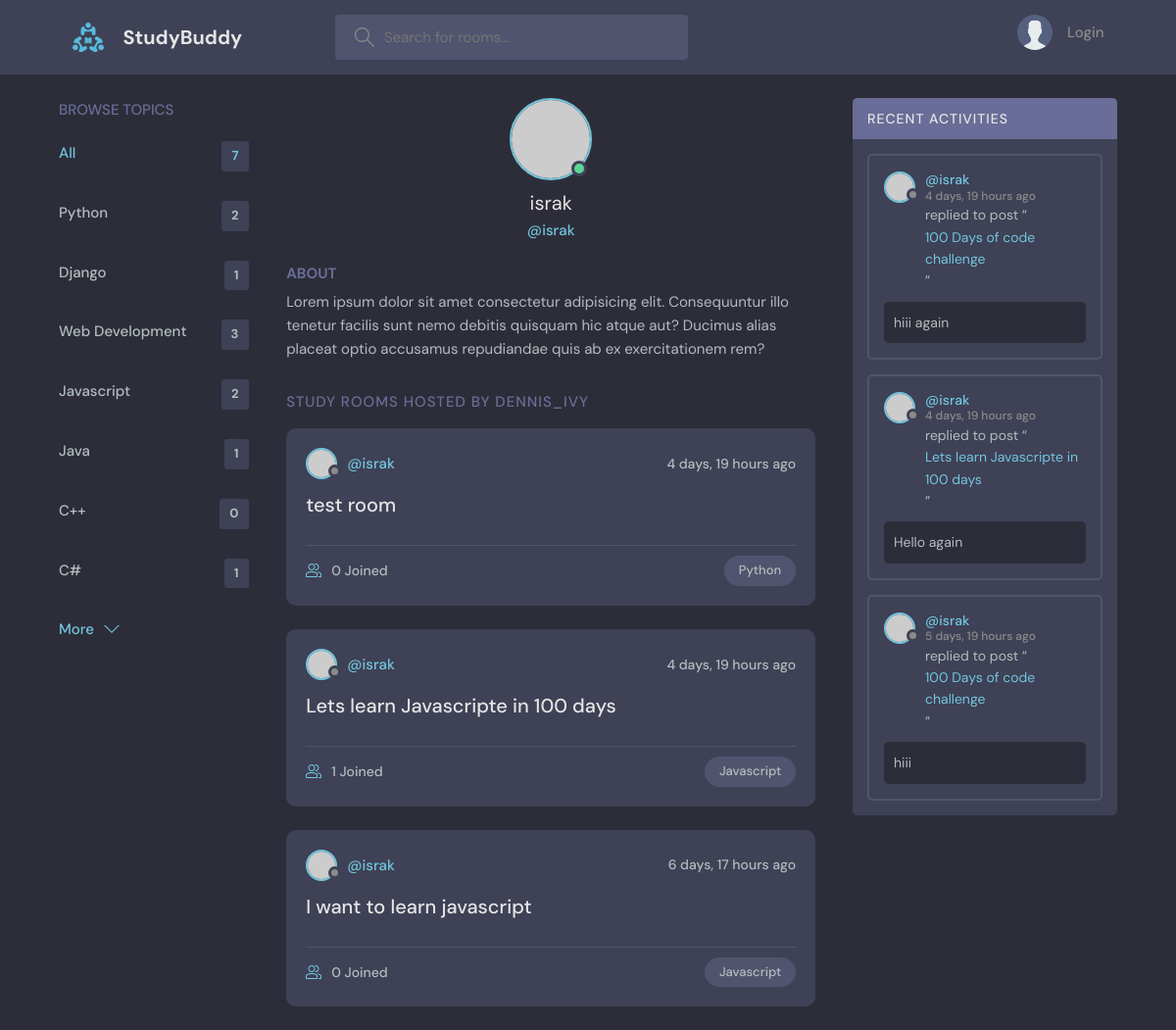
Screenshot of /profile/3/ with the database file from the repository.
### base/models.py (models this page shows, shortened)
class Topic(models.Model):
    name = models.CharField(max_length=200)

class Room(models.Model):
    host = models.ForeignKey(User, on_delete=models.SET_NULL, null=True)
    topic = models.ForeignKey(Topic, on_delete=models.SET_NULL, null=True)
    name = models.CharField(max_length=200)
    description = models.TextField(null=True, blank=True)
    participants = models.ManyToManyField(
        User, related_name='participants', blank=True)
    updated = models.DateTimeField(auto_now=True)
    created = models.DateTimeField(auto_now_add=True)
    class Meta:
        ordering = ['-updated', '-created']
    def __str__(self):
        return self.name

class Message(models.Model):
    user = models.ForeignKey(User, on_delete=models.CASCADE)
    room = models.ForeignKey(Room, on_delete=models.CASCADE)
    body = models.TextField()
    updated = models.DateTimeField(auto_now=True)
    created = models.DateTimeField(auto_now_add=True)
    class Meta:
        ordering = ['-updated', '-created']

### base/views.py (the view)
# urls.py: path('profile/<str:pk>/', views.userProfile, name="user-profile"),
def userProfile(request,pk):
    user = User.objects.get(id=pk)
    rooms = user.room_set.all()
    room_messages = user.message_set.all()
    topics = Topic.objects.all()
    context  ={'user':user, 'rooms':rooms, 'room_messages':room_messages, 'topics':topics}
    return render(request, 'base/profile.html', context)

### base/templates/base/profile.html (shortened to what this page needs)
{% extends 'main.html' %}
{% block content %}
  <main class="profile-page layout layout--3">
    <div class="container">
      {% include 'base/topics_component.html' %}
      <div class="roomList">
        <div class="profile">
          <div class="profile__avatar">
            <div class="avatar avatar--large active">
              <img src="https://randomuser.me/api/portraits/men/11.jpg" />
            </div>
          </div>
          <div class="profile__info">
            <h3>{{user.username}}</h3>
            <p>@{{user.username}}</p>
          </div>
          <div class="profile__about">
            <h3>About</h3>
            <p>
              Lorem ipsum dolor sit amet consectetur adipisicing elit. Consequuntur illo tenetur
              facilis sunt nemo debitis quisquam hic atque aut? Ducimus alias placeat optio
              accusamus repudiandae quis ab ex exercitationem rem?
            </p>
          </div>
        </div>
        <div class="roomList__header">
          <div>
            <h2>Study Rooms Hosted by dennis_ivy</a>
            </h2>
          </div>
        </div>
        {% include 'base/feed_component.html' %}
      </div>
      {% include 'base/activity_component.html' %}
    </div>
  </main>
  {% endblock content %}

### base/templates/base/topics_component.html
<div class="topics">
    <div class="topics__header">
      <h2>Browse Topics</h2>
    </div>
    <ul class="topics__list">
      <li>
        <a href="{% url 'home' %}" class="active">All <span>{{topics.count}}</span></a>
      </li>
      {% for topic in topics %}
      <li>
        <a href="{% url 'home' %}?q={{topic.name}}">{{topic.name}} <span>{{topic.room_set.all.count}}</span></a>
      </li>
      {% endfor %}
    </ul>
    <a class="btn btn--link" href="topics.html">
      More
      <svg version="1.1" xmlns="http://www.w3.org/2000/svg" width="32" height="32" viewBox="0 0 32 32">
        <title>chevron-down</title>
        <path d="M16 21l-13-13h-3l16 16 16-16h-3l-13 13z"></path>
      </svg>
    </a>
  </div>

### base/templates/base/feed_component.html (shortened to what this page needs)
{% for room in rooms %}
<div class="roomListRoom">
    <div class="roomListRoom__header">
      <a href="{% url 'user-profile' room.host.id %}" class="roomListRoom__author">
        <div class="avatar avatar--small">
          <img src="https://randomuser.me/api/portraits/women/11.jpg" />
        </div>
        <span>@{{room.host.username}}</span>
      </a>
      <div class="roomListRoom__actions">
        <span>{{room.created|timesince}} ago</span>
      </div>
    </div>
    <div class="roomListRoom__content">
      <a href="{% url 'room' room.id %}">{{room.name}}</a>
    </div>
    <div class="roomListRoom__meta">
      <a href="{% url 'room' room.id %}" class="roomListRoom__joined">
        {{room.participants.all.count}} Joined
      </a>
      <p class="roomListRoom__topic">{{room.topic.name}}</p>
    </div>
  </div>
{% endfor %}

### base/templates/base/activity_component.html (shortened to what this page needs)
<div class="activities">
    <div class="activities__header">
      <h2>Recent Activities</h2>
    </div>
    {% for message in room_messages %}
    <div class="activities__box">
      <div class="activities__boxHeader roomListRoom__header">
        <a href="{% url 'user-profile' message.user.id %}" class="roomListRoom__author">
          <div class="avatar avatar--small">
            <img src="https://randomuser.me/api/portraits/women/11.jpg" />
          </div>
          <p>
            @{{message.user}}
            <span>{{message.created|timesince}} ago</span>
          </p>
        </a>
      </div>
      <div class="activities__boxContent">
        <p>replied to post “<a href="{% url 'room' message.room.id %}">{{message.room}}</a>”</p>
        <div class="activities__boxRoomContent">
            {{message.body}}
        </div>
      </div>
    </div>
    {% endfor %}
  </div>

### rows the page displays
Topic: name "Python", room_set.all.count "2"
Topic: name "Django", room_set.all.count "1"
Topic: name "Web Development", room_set.all.count "3"
Topic: name "Javascript", room_set.all.count "2"
Topic: name "Java", room_set.all.count "1"
Topic: name "C++", room_set.all.count "0"
Topic: name "C#", room_set.all.count "1"
Room: host.username "israk", created "4 days, 19 hours", name "test room", participants.all.count "0", topic.name "Python"
Room: host.username "israk", created "4 days, 19 hours", name "Lets learn Javascripte in 100 days", participants.all.count "1", topic.name "Javascript"
Room: host.username "israk", created "6 days, 17 hours", name "I want to learn javascript", participants.all.count "0", topic.name "Javascript"
Message: user "israk", created "4 days, 19 hours", room "100 Days of code challenge", body "hiii again"
Message: user "israk", created "4 days, 19 hours", room "Lets learn Javascripte in 100 days", body "Hello again"
Message: user "israk", created "5 days, 19 hours", room "100 Days of code challenge", body "hiii"

### other values shown
{{ topics.count }} "7"
{{ user.username }} "israk"
